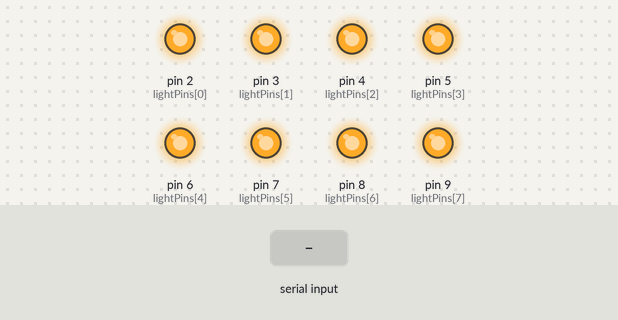
Recording of a sketch running on a simulated Arduino Uno, built with avr-gcc and run on an emulated ATmega328P. On the bench: output pins drawn as LEDs (lit = HIGH). Inputs (shaded band) come from the test bench.

Above: at 1.2 s.
1.3 s: "90,45\n" received over Serial
At 2.4 s:
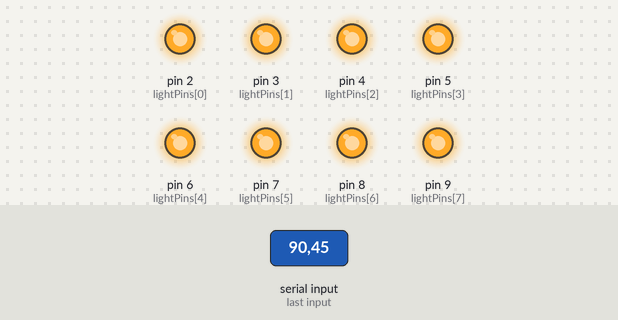
2.9 s: "5\n" received over Serial
At 3.4 s:
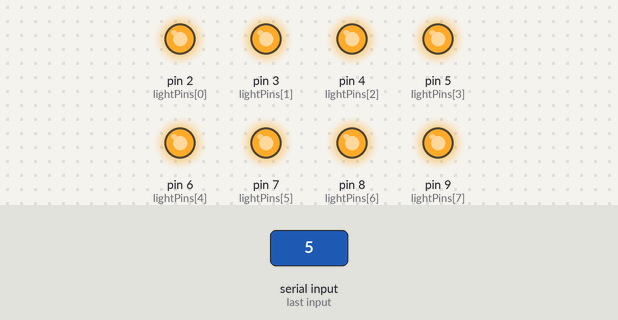
Timing chart, 0 to 5.9 s (numbered marks = the images above; inputs shaded):
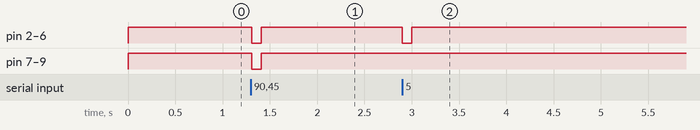

The sketch:

ArduinoAudioReactiveBulbMeter.ino
```cpp
const int lightPins[] = {2, 3, 4, 5, 6, 7, 8, 9}; // 8 lights
const int numOfLights = 8;

unsigned long lastDataTime = 0;
const unsigned long dataTimeout = 100; // ms before clearing

bool lightState[numOfLights] = {false}; // false = OFF, true = ON

void setup() {
  Serial.begin(9600);

  for (int i = 0; i < numOfLights; i++) {
    pinMode(lightPins[i], OUTPUT);
    digitalWrite(lightPins[i], HIGH); // OFF by default (active LOW)
  }
}

void audioVisualizerLight(int level) {
  for (int i = 0; i < numOfLights; i++) {
    lightState[i] = (i < level);
    digitalWrite(lightPins[i], lightState[i] ? LOW : HIGH); // active LOW
  }
}

void loop() {
  if (Serial.available() > 0) {

    String data = Serial.readStringUntil('\n');
    data.trim();
    lastDataTime = millis();

    int numericLevel = data.toInt();

    if (numericLevel > 0) {
      audioVisualizerLight(numericLevel);
    } else {
      audioVisualizerLight(0);
    }
  }

  // Auto-clear when no new data
  if (millis() - lastDataTime > dataTimeout) {
    audioVisualizerLight(0);
  }
}
```

Measured:
- after the input at 1.3 s, pin 2 (lightPins[0]), pin 3 (lightPins[1]), pin 4 (lightPins[2]), pin 5 (lightPins[3]), pin 6 (lightPins[4]), pin 7 (lightPins[5]), pin 8 (lightPins[6]), pin 9 (lightPins[7]): HIGH → LOW at once, → HIGH 0.10 s later
- after the input at 2.9 s, pin 2 (lightPins[0]), pin 3 (lightPins[1]), pin 4 (lightPins[2]), pin 5 (lightPins[3]), pin 6 (lightPins[4]): HIGH → LOW at once, → HIGH 0.10 s later
